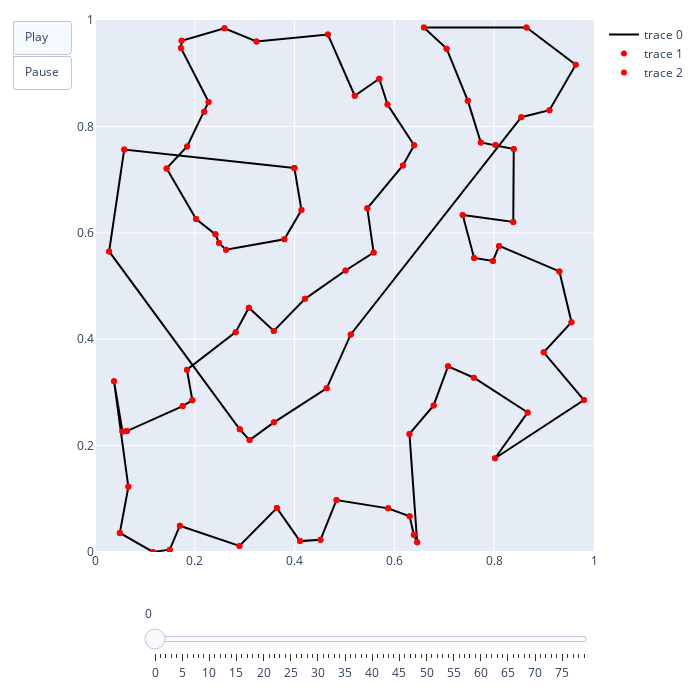

The cell this chart's notebook holds for it:
### Code cell
paths = []
for path in path_history:
    path_nodes_x = [nodes_x[node] for node in path]
    path_nodes_y = [nodes_y[node] for node in path]
    paths.append([path_nodes_x, path_nodes_y])

removals = []
for nodes_rm in remove_history:
    if len(nodes_rm) == 0:
        removals.append([[], []])
    else:
        removals_x = [nodes_x[node] for node in nodes_rm]
        removals_y = [nodes_y[node] for node in nodes_rm]
        removals.append([removals_x, removals_y])

sliders_dict = {
    "active": 0,
    "yanchor": "top",
    "xanchor": "left",
    "transition": {"duration": 0, "easing": "cubic-in-out"},
    "pad": {"b": 10, "t": 50},
    "len": 0.9,
    "x": 0.1,
    "y": 0,
    "steps": [{
        "args": [
            [i],
            {
                "frame": {"duration": 0, "redraw": False},
                "mode": "immediate",
                "transition": {"duration": 0},
            },
        ],
        "label": i,
        "method": "animate",
    } for i in range(len(paths))],
}

fig = go.Figure(
    data=[
        go.Scatter(
            x=paths[0][0], y=paths[0][1], mode="lines", marker=dict(color="Black")
        ),
        go.Scatter(
            x=paths[0][0], y=paths[0][1], mode="markers", marker=dict(color="Red")
        ),
        go.Scatter(
            x=paths[0][0], y=paths[0][1], mode="markers", hovertext=path_history[0], marker=dict(color="Red")
        ),
    ],
    layout=go.Layout(
        xaxis=dict(range=[0, 1], autorange=False),
        yaxis=dict(range=[0, 1], autorange=False),
        width=700,
        height=700,
        updatemenus=[
            dict(
                type="buttons",
                buttons=[
                    dict(
                        label="Play",
                        method="animate",
                        args=[
                            None,
                            {
                                "frame": {"duration": 1000, "redraw": False},
                                "fromcurrent": True,
                                "transition": {
                                    "duration": 0,
                                    "easing": "quadratic-in-out",
                                },
                            },
                        ],
                    ),
                    dict(
                        label="Pause",
                        method="animate",
                        args=[
                            [None],
                            {
                                "frame": {"duration": 0, "redraw": False},
                                "mode": "immediate",
                                "transition": {"duration": 0},
                            },
                        ],
                    ),
                ],
            )
        ],
        sliders=[sliders_dict]
    ),
    frames=[
        go.Frame(
            data=[
                go.Scatter(x=p[0], y=p[1]),
                go.Scatter(
                    x=paths[0][0],
                    y=paths[0][1],
                    mode="markers",
                    marker=dict(color="Red"),
                ),
                go.Scatter(x=removals[i][0], y=removals[i][1], marker=dict(size=10, color="Blue")),
            ],
            name=str(i)
        )
        for i, p in enumerate(paths)
    ],
)
fig.update_layout(dict(margin=dict(l=20, r=20, t=20, b=20)))
fig.write_html("animation.html")
fig.show()

### Figure 1 — Plotly figure (JSON) as saved in the notebook; plotly's stock layout.template omitted (floating-point values rounded to 4 significant figures)
{"data": [{"marker": {"color": "Black"}, "mode": "lines", "type": "scatter", "x": [0.3995, 0.4138, 0.3795, 0.2625, 0.2486, 0.2414, 0.2026, 0.1435, 0.1846, 0.2189, 0.2276, 0.1722, 0.1736, 0.2595, 0.3237, 0.4668, 0.5205, 0.5697, 0.5862, 0.6395, 0.617, 0.5457, 0.5584, 0.502, 0.4209, 0.3583, 0.3083, 0.2819, 0.1842, 0.1951, 0.1758, 0.06393, 0.05499, 0.03812, 0.06683, 0.04978, 0.1161, 0.1498, 0.17, 0.2895, 0.3644, 0.4107, 0.4519, 0.4839, 0.5874, 0.6305, 0.6389, 0.6457, 0.6302, 0.6786, 0.7076, 0.7592, 0.8671, 0.8017, 0.9798, 0.8992, 0.9549, 0.9307, 0.8098, 0.7975, 0.7597, 0.7369, 0.8382, 0.8392, 0.8026, 0.7731, 0.7471, 0.7046, 0.6591, 0.8646, 0.9635, 0.9106, 0.8543, 0.5125, 0.4643, 0.3586, 0.3097, 0.2901, 0.02831, 0.05851, 0.3995], "y": [0.722, 0.6427, 0.5878, 0.5681, 0.5807, 0.5971, 0.626, 0.721, 0.7622, 0.8273, 0.8461, 0.9473, 0.961, 0.9845, 0.9596, 0.9727, 0.8577, 0.8895, 0.8412, 0.7647, 0.7266, 0.646, 0.5629, 0.5291, 0.4759, 0.4156, 0.4591, 0.4132, 0.3428, 0.2853, 0.2743, 0.2272, 0.2266, 0.321, 0.1224, 0.03586, 8.56e-05, 0.004401, 0.04943, 0.01148, 0.08271, 0.0205, 0.02297, 0.09757, 0.08205, 0.06725, 0.03226, 0.01839, 0.2219, 0.2755, 0.3492, 0.3275, 0.2623, 0.1762, 0.2856, 0.3752, 0.4318, 0.5274, 0.5754, 0.5471, 0.5527, 0.6336, 0.6204, 0.7575, 0.7651, 0.7699, 0.8484, 0.9462, 0.9859, 0.986, 0.916, 0.8305, 0.8173, 0.409, 0.3076, 0.2437, 0.2104, 0.2307, 0.565, 0.7564, 0.722]}, {"marker": {"color": "Red"}, "mode": "markers", "type": "scatter", "x": [0.3995, 0.4138, 0.3795, 0.2625, 0.2486, 0.2414, 0.2026, 0.1435, 0.1846, 0.2189, 0.2276, 0.1722, 0.1736, 0.2595, 0.3237, 0.4668, 0.5205, 0.5697, 0.5862, 0.6395, 0.617, 0.5457, 0.5584, 0.502, 0.4209, 0.3583, 0.3083, 0.2819, 0.1842, 0.1951, 0.1758, 0.06393, 0.05499, 0.03812, 0.06683, 0.04978, 0.1161, 0.1498, 0.17, 0.2895, 0.3644, 0.4107, 0.4519, 0.4839, 0.5874, 0.6305, 0.6389, 0.6457, 0.6302, 0.6786, 0.7076, 0.7592, 0.8671, 0.8017, 0.9798, 0.8992, 0.9549, 0.9307, 0.8098, 0.7975, 0.7597, 0.7369, 0.8382, 0.8392, 0.8026, 0.7731, 0.7471, 0.7046, 0.6591, 0.8646, 0.9635, 0.9106, 0.8543, 0.5125, 0.4643, 0.3586, 0.3097, 0.2901, 0.02831, 0.05851, 0.3995], "y": [0.722, 0.6427, 0.5878, 0.5681, 0.5807, 0.5971, 0.626, 0.721, 0.7622, 0.8273, 0.8461, 0.9473, 0.961, 0.9845, 0.9596, 0.9727, 0.8577, 0.8895, 0.8412, 0.7647, 0.7266, 0.646, 0.5629, 0.5291, 0.4759, 0.4156, 0.4591, 0.4132, 0.3428, 0.2853, 0.2743, 0.2272, 0.2266, 0.321, 0.1224, 0.03586, 8.56e-05, 0.004401, 0.04943, 0.01148, 0.08271, 0.0205, 0.02297, 0.09757, 0.08205, 0.06725, 0.03226, 0.01839, 0.2219, 0.2755, 0.3492, 0.3275, 0.2623, 0.1762, 0.2856, 0.3752, 0.4318, 0.5274, 0.5754, 0.5471, 0.5527, 0.6336, 0.6204, 0.7575, 0.7651, 0.7699, 0.8484, 0.9462, 0.9859, 0.986, 0.916, 0.8305, 0.8173, 0.409, 0.3076, 0.2437, 0.2104, 0.2307, 0.565, 0.7564, 0.722]}, {"hovertext": ["32", "72", "78", "28", "27", "17", "48", "55", "64", "74", "13", "9", "18", "60", "11", "6", "8", "65", "75", "51", "24", "43", "38", "41", "2", "56", "1", "37", "20", "58", "47", "62", "76", "14", "67", "68", "42", "15", "5", "26", "69", "71", "25", "3", "7", "57", "34", "49", "19", "44", "77", "12", "50", "53", "21", "40", "10", "35", "16", "54", "39", "22", "70", "61", "23", "63", "4", "45", "0", "52", "36", "31", "29", "66", "73", "59", "79", "33", "30", "46", "32"], "marker": {"color": "Red"}, "mode": "markers", "type": "scatter", "x": [0.3995, 0.4138, 0.3795, 0.2625, 0.2486, 0.2414, 0.2026, 0.1435, 0.1846, 0.2189, 0.2276, 0.1722, 0.1736, 0.2595, 0.3237, 0.4668, 0.5205, 0.5697, 0.5862, 0.6395, 0.617, 0.5457, 0.5584, 0.502, 0.4209, 0.3583, 0.3083, 0.2819, 0.1842, 0.1951, 0.1758, 0.06393, 0.05499, 0.03812, 0.06683, 0.04978, 0.1161, 0.1498, 0.17, 0.2895, 0.3644, 0.4107, 0.4519, 0.4839, 0.5874, 0.6305, 0.6389, 0.6457, 0.6302, 0.6786, 0.7076, 0.7592, 0.8671, 0.8017, 0.9798, 0.8992, 0.9549, 0.9307, 0.8098, 0.7975, 0.7597, 0.7369, 0.8382, 0.8392, 0.8026, 0.7731, 0.7471, 0.7046, 0.6591, 0.8646, 0.9635, 0.9106, 0.8543, 0.5125, 0.4643, 0.3586, 0.3097, 0.2901, 0.02831, 0.05851, 0.3995], "y": [0.722, 0.6427, 0.5878, 0.5681, 0.5807, 0.5971, 0.626, 0.721, 0.7622, 0.8273, 0.8461, 0.9473, 0.961, 0.9845, 0.9596, 0.9727, 0.8577, 0.8895, 0.8412, 0.7647, 0.7266, 0.646, 0.5629, 0.5291, 0.4759, 0.4156, 0.4591, 0.4132, 0.3428, 0.2853, 0.2743, 0.2272, 0.2266, 0.321, 0.1224, 0.03586, 8.56e-05, 0.004401, 0.04943, 0.01148, 0.08271, 0.0205, 0.02297, 0.09757, 0.08205, 0.06725, 0.03226, 0.01839, 0.2219, 0.2755, 0.3492, 0.3275, 0.2623, 0.1762, 0.2856, 0.3752, 0.4318, 0.5274, 0.5754, 0.5471, 0.5527, 0.6336, 0.6204, 0.7575, 0.7651, 0.7699, 0.8484, 0.9462, 0.9859, 0.986, 0.916, 0.8305, 0.8173, 0.409, 0.3076, 0.2437, 0.2104, 0.2307, 0.565, 0.7564, 0.722]}], "layout": {"height": 700, "margin": {"b": 20, "l": 20, "r": 20, "t": 20}, "sliders": [{"active": 0, "len": 0.9, "pad": {"b": 10, "t": 50}, "steps": [{"args": [[0], {"frame": {"duration": 0, "redraw": false}, "mode": "immediate", "transition": {"duration": 0}}], "label": "0", "method": "animate"}, {"args": [[1], {"frame": {"duration": 0, "redraw": false}, "mode": "immediate", "transition": {"duration": 0}}], "label": "1", "method": "animate"}, {"args": [[2], {"frame": {"duration": 0, "redraw": false}, "mode": "immediate", "transition": {"duration": 0}}], "label": "2", "method": "animate"}, {"args": [[3], {"frame": {"duration": 0, "redraw": false}, "mode": "immediate", "transition": {"duration": 0}}], "label": "3", "method": "animate"}, {"args": [[4], {"frame": {"duration": 0, "redraw": false}, "mode": "immediate", "transition": {"duration": 0}}], "label": "4", "method": "animate"}, {"args": [[5], {"frame": {"duration": 0, "redraw": false}, "mode": "immediate", "transition": {"duration": 0}}], "label": "5", "method": "animate"}, {"args": [[6], {"frame": {"duration": 0, "redraw": false}, "mode": "immediate", "transition": {"duration": 0}}], "label": "6", "method": "animate"}, {"args": [[7], {"frame": {"duration": 0, "redraw": false}, "mode": "immediate", "transition": {"duration": 0}}], "label": "7", "method": "animate"}, {"args": [[8], {"frame": {"duration": 0, "redraw": false}, "mode": "immediate", "transition": {"duration": 0}}], "label": "8", "method": "animate"}, {"args": [[9], {"frame": {"duration": 0, "redraw": false}, "mode": "immediate", "transition": {"duration": 0}}], "label": "9", "method": "animate"}, {"args": [[10], {"frame": {"duration": 0, "redraw": false}, "mode": "immediate", "transition": {"duration": 0}}], "label": "10", "method": "animate"}, {"args": [[11], {"frame": {"duration": 0, "redraw": false}, "mode": "immediate", "transition": {"duration": 0}}], "label": "11", "method": "animate"}, {"args": [[12], {"frame": {"duration": 0, "redraw": false}, "mode": "immediate", "transition": {"duration": 0}}], "label": "12", "method": "animate"}, {"args": [[13], {"frame": {"duration": 0, "redraw": false}, "mode": "immediate", "transition": {"duration": 0}}], "label": "13", "method": "animate"}, {"args": [[14], {"frame": {"duration": 0, "redraw": false}, "mode": "immediate", "transition": {"duration": 0}}], "label": "14", "method": "animate"}, {"args": [[15], {"frame": {"duration": 0, "redraw": false}, "mode": "immediate", "transition": {"duration": 0}}], "label": "15", "method": "animate"}, {"args": [[16], {"frame": {"duration": 0, "redraw": false}, "mode": "immediate", "transition": {"duration": 0}}], "label": "16", "method": "animate"}, {"args": [[17], {"frame": {"duration": 0, "redraw": false}, "mode": "immediate", "transition": {"duration": 0}}], "label": "17", "method": "animate"}, {"args": [[18], {"frame": {"duration": 0, "redraw": false}, "mode": "immediate", "transition": {"duration": 0}}], "label": "18", "method": "animate"}, {"args": [[19], {"frame": {"duration": 0, "redraw": false}, "mode": "immediate", "transition": {"duration": 0}}], "label": "19", "method": "animate"}, {"args": [[20], {"frame": {"duration": 0, "redraw": false}, "mode": "immediate", "transition": {"duration": 0}}], "label": "20", "method": "animate"}, {"args": [[21], {"frame": {"duration": 0, "redraw": false}, "mode": "immediate", "transition": {"duration": 0}}], "label": "21", "method": "animate"}, {"args": [[22], {"frame": {"duration": 0, "redraw": false}, "mode": "immediate", "transition": {"duration": 0}}], "label": "22", "method": "animate"}, {"args": [[23], {"frame": {"duration": 0, "redraw": false}, "mode": "immediate", "transition": {"duration": 0}}], "label": "23", "method": "animate"}, {"args": [[24], {"frame": {"duration": 0, "redraw": false}, "mode": "immediate", "transition": {"duration": 0}}], "label": "24", "method": "animate"}, {"args": [[25], {"frame": {"duration": 0, "redraw": false}, "mode": "immediate", "transition": {"duration": 0}}], "label": "25", "method": "animate"}, {"args": [[26], {"frame": {"duration": 0, "redraw": false}, "mode": "immediate", "transition": {"duration": 0}}], "label": "26", "method": "animate"}, {"args": [[27], {"frame": {"duration": 0, "redraw": false}, "mode": "immediate", "transition": {"duration": 0}}], "label": "27", "method": "animate"}, {"args": [[28], {"frame": {"duration": 0, "redraw": false}, "mode": "immediate", "transition": {"duration": 0}}], "label": "28", "method": "animate"}, {"args": [[29], {"frame": {"duration": 0, "redraw": false}, "mode": "immediate", "transition": {"duration": 0}}], "label": "29", "method": "animate"}, {"args": [[30], {"frame": {"duration": 0, "redraw": false}, "mode": "immediate", "transition": {"duration": 0}}], "label": "30", "method": "animate"}, {"args": [[31], {"frame": {"duration": 0, "redraw": false}, "mode": "immediate", "transition": {"duration": 0}}], "label": "31", "method": "animate"}, {"args": [[32], {"frame": {"duration": 0, "redraw": false}, "mode": "immediate", "transition": {"duration": 0}}], "label": "32", "method": "animate"}, {"args": [[33], {"frame": {"duration": 0, "redraw": false}, "mode": "immediate", "transition": {"duration": 0}}], "label": "33", "method": "animate"}, {"args": [[34], {"frame": {"duration": 0, "redraw": false}, "mode": "immediate", "transition": {"duration": 0}}], "label": "34", "method": "animate"}, {"args": [[35], {"frame": {"duration": 0, "redraw": false}, "mode": "immediate", "transition": {"duration": 0}}], "label": "35", "method": "animate"}, {"args": [[36], {"frame": {"duration": 0, "redraw": false}, "mode": "immediate", "transition": {"duration": 0}}], "label": "36", "method": "animate"}, {"args": [[37], {"frame": {"duration": 0, "redraw": false}, "mode": "immediate", "transition": {"duration": 0}}], "label": "37", "method": "animate"}, {"args": [[38], {"frame": {"duration": 0, "redraw": false}, "mode": "immediate", "transition": {"duration": 0}}], "label": "38", "method": "animate"}, {"args": [[39], {"frame": {"duration": 0, "redraw": false}, "mode": "immediate", "transition": {"duration": 0}}], "label": "39", "method": "animate"}, {"args": [[40], {"frame": {"duration": 0, "redraw": false}, "mode": "immediate", "transition": {"duration": 0}}], "label": "40", "method": "animate"}, {"args": [[41], {"frame": {"duration": 0, "redraw": false}, "mode": "immediate", "transition": {"duration": 0}}], "label": "41", "method": "animate"}, {"args": [[42], {"frame": {"duration": 0, "redraw": false}, "mode": "immediate", "transition": {"duration": 0}}], "label": "42", "method": "animate"}, {"args": [[43], {"frame": {"duration": 0, "redraw": false}, "mode": "immediate", "transition": {"duration": 0}}], "label": "43", "method": "animate"}, {"args": [[44], {"frame": {"duration": 0, "redraw": false}, "mode": "immediate", "transition": {"duration": 0}}], "label": "44", "method": "animate"}, {"args": [[45], {"frame": {"duration": 0, "redraw": false}, "mode": "immediate", "transition": {"duration": 0}}], "label": "45", "method": "animate"}, {"args": [[46], {"frame": {"duration": 0, "redraw": false}, "mode": "immediate", "transition": {"duration": 0}}], "label": "46", "method": "animate"}, {"args": [[47], {"frame": {"duration": 0, "redraw": false}, "mode": "immediate", "transition": {"duration": 0}}], "label": "47", "method": "animate"}, {"args": [[48], {"frame": {"duration": 0, "redraw": false}, "mode": "immediate", "transition": {"duration": 0}}], "label": "48", "method": "animate"}, {"args": [[49], {"frame": {"duration": 0, "redraw": false}, "mode": "immediate", "transition": {"duration": 0}}], "label": "49", "method": "animate"}, {"args": [[50], {"frame": {"duration": 0, "redraw": false}, "mode": "immediate", "transition": {"duration": 0}}], "label": "50", "method": "animate"}, {"args": [[51], {"frame": {"duration": 0, "redraw": false}, "mode": "immediate", "transition": {"duration": 0}}], "label": "51", "method": "animate"}, {"args": [[52], {"frame": {"duration": 0, "redraw": false}, "mode": "immediate", "transition": {"duration": 0}}], "label": "52", "method": "animate"}, {"args": [[53], {"frame": {"duration": 0, "redraw": false}, "mode": "immediate", "transition": {"duration": 0}}], "label": "53", "method": "animate"}, {"args": [[54], {"frame": {"duration": 0, "redraw": false}, "mode": "immediate", "transition": {"duration": 0}}], "label": "54", "method": "animate"}, {"args": [[55], {"frame": {"duration": 0, "redraw": false}, "mode": "immediate", "transition": {"duration": 0}}], "label": "55", "method": "animate"}, {"args": [[56], {"frame": {"duration": 0, "redraw": false}, "mode": "immediate", "transition": {"duration": 0}}], "label": "56", "method": "animate"}, {"args": [[57], {"frame": {"duration": 0, "redraw": false}, "mode": "immediate", "transition": {"duration": 0}}], "label": "57", "method": "animate"}, {"args": [[58], {"frame": {"duration": 0, "redraw": false}, "mode": "immediate", "transition": {"duration": 0}}], "label": "58", "method": "animate"}, {"args": [[59], {"frame": {"duration": 0, "redraw": false}, "mode": "immediate", "transition": {"duration": 0}}], "label": "59", "method": "animate"}, {"args": [[60], {"frame": {"duration": 0, "redraw": false}, "mode": "immediate", "transition": {"duration": 0}}], "label": "60", "method": "animate"}, {"args": [[61], {"frame": {"duration": 0, "redraw": false}, "mode": "immediate", "transition": {"duration": 0}}], "label": "61", "method": "animate"}, {"args": [[62], {"frame": {"duration": 0, "redraw": false}, "mode": "immediate", "transition": {"duration": 0}}], "label": "62", "method": "animate"}, {"args": [[63], {"frame": {"duration": 0, "redraw": false}, "mode": "immediate", "transition": {"duration": 0}}], "label": "63", "method": "animate"}, {"args": [[64], {"frame": {"duration": 0, "redraw": false}, "mode": "immediate", "transition": {"duration": 0}}], "label": "64", "method": "animate"}, {"args": [[65], {"frame": {"duration": 0, "redraw": false}, "mode": "immediate", "transition": {"duration": 0}}], "label": "65", "method": "animate"}, {"args": [[66], {"frame": {"duration": 0, "redraw": false}, "mode": "immediate", "transition": {"duration": 0}}], "label": "66", "method": "animate"}, {"args": [[67], {"frame": {"duration": 0, "redraw": false}, "mode": "immediate", "transition": {"duration": 0}}], "label": "67", "method": "animate"}, {"args": [[68], {"frame": {"duration": 0, "redraw": false}, "mode": "immediate", "transition": {"duration": 0}}], "label": "68", "method": "animate"}, {"args": [[69], {"frame": {"duration": 0, "redraw": false}, "mode": "immediate", "transition": {"duration": 0}}], "label": "69", "method": "animate"}, {"args": [[70], {"frame": {"duration": 0, "redraw": false}, "mode": "immediate", "transition": {"duration": 0}}], "label": "70", "method": "animate"}, {"args": [[71], {"frame": {"duration": 0, "redraw": false}, "mode": "immediate", "transition": {"duration": 0}}], "label": "71", "method": "animate"}, {"args": [[72], {"frame": {"duration": 0, "redraw": false}, "mode": "immediate", "transition": {"duration": 0}}], "label": "72", "method": "animate"}, {"args": [[73], {"frame": {"duration": 0, "redraw": false}, "mode": "immediate", "transition": {"duration": 0}}], "label": "73", "method": "animate"}, {"args": [[74], {"frame": {"duration": 0, "redraw": false}, "mode": "immediate", "transition": {"duration": 0}}], "label": "74", "method": "animate"}, {"args": [[75], {"frame": {"duration": 0, "redraw": false}, "mode": "immediate", "transition": {"duration": 0}}], "label": "75", "method": "animate"}, {"args": [[76], {"frame": {"duration": 0, "redraw": false}, "mode": "immediate", "transition": {"duration": 0}}], "label": "76", "method": "animate"}, {"args": [[77], {"frame": {"duration": 0, "redraw": false}, "mode": "immediate", "transition": {"duration": 0}}], "label": "77", "method": "animate"}, {"args": [[78], {"frame": {"duration": 0, "redraw": false}, "mode": "immediate", "transition": {"duration": 0}}], "label": "78", "method": "animate"}, {"args": [[79], {"frame": {"duration": 0, "redraw": false}, "mode": "immediate", "transition": {"duration": 0}}], "label": "79", "method": "animate"}], "transition": {"duration": 0, "easing": "cubic-in-out"}, "x": 0.1, "xanchor": "left", "y": 0, "yanchor": "top"}], "updatemenus": [{"buttons": [{"args": [null, {"frame": {"duration": 1000, "redraw": false}, "fromcurrent": true, "transition": {"duration": 0, "easing": "quadratic-in-out"}}], "label": "Play", "method": "animate"}, {"args": [[null], {"frame": {"duration": 0, "redraw": false}, "mode": "immediate", "transition": {"duration": 0}}], "label": "Pause", "method": "animate"}], "type": "buttons"}], "width": 700, "xaxis": {"autorange": false, "range": [0, 1]}, "yaxis": {"autorange": false, "range": [0, 1]}}}
